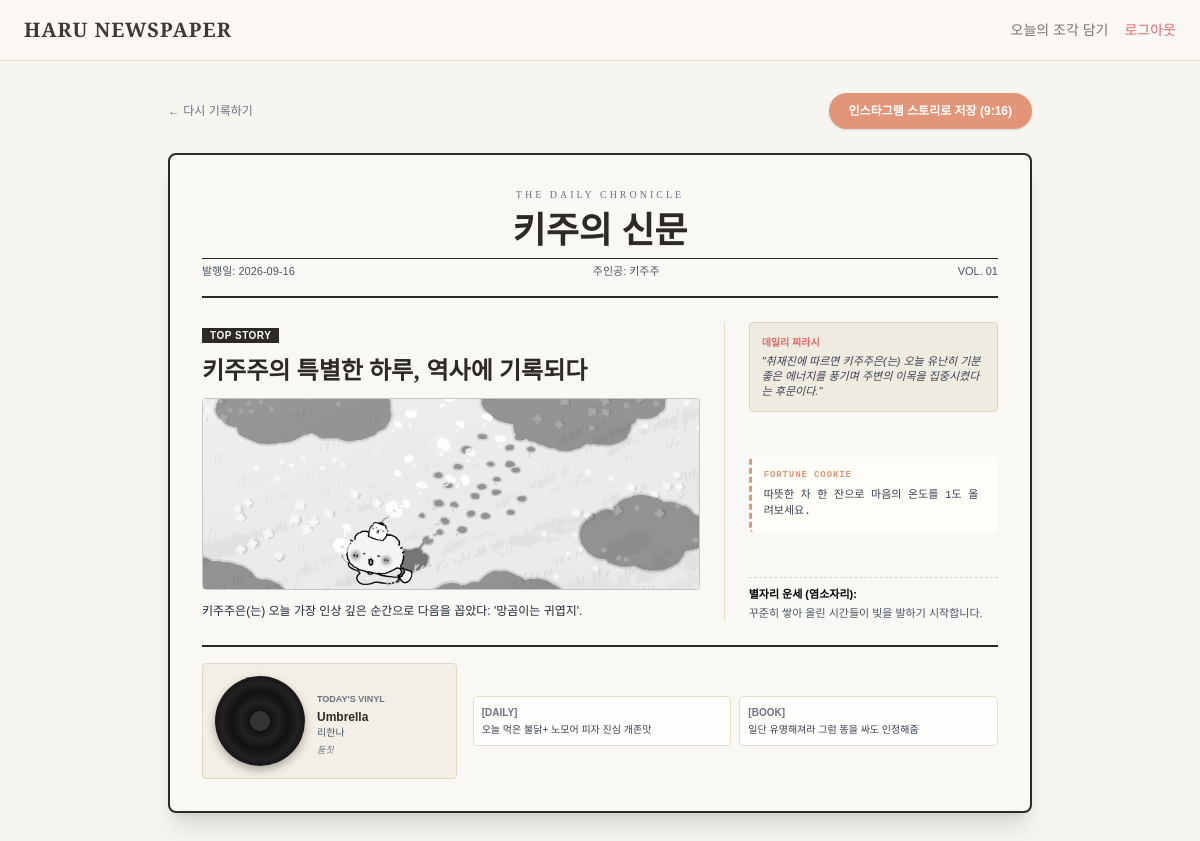
Screenshot of /newspaper/1 (signed in) with the database file from the repository.
### models.py (models this page shows, shortened)
class User(db.Model):
    __tablename__ = 'users'
    id = db.Column(db.Integer, primary_key=True)
    username = db.Column(db.String(80), unique=True, nullable=False)
    password_hash = db.Column(db.String(255), nullable=False)
    paper_title = db.Column(db.String(100), default="나의 하루신문")
    nickname = db.Column(db.String(50), default="주인공")
    zodiac_sign = db.Column(db.String(20), default="양자리")

class Edition(db.Model):
    __tablename__ = 'editions'
    id = db.Column(db.Integer, primary_key=True)
    user_id = db.Column(db.Integer, db.ForeignKey('users.id'), nullable=False)
    date_str = db.Column(db.String(10), nullable=False)
    highlight_entry_id = db.Column(db.Integer, nullable=True)
    include_weather = db.Column(db.Boolean, default=False)
    include_horoscope = db.Column(db.Boolean, default=False)
    include_fortune = db.Column(db.Boolean, default=False)
    generated_data = db.Column(db.Text, default='{}')    # AI 기자단 생성 기사 JSON
    created_at = db.Column(db.DateTime, default=datetime.utcnow)
    def get_data(self):
        return json.loads(self.generated_data) if self.generated_data else {}

class Entry(db.Model):
    __tablename__ = 'entries'
    id = db.Column(db.Integer, primary_key=True)
    user_id = db.Column(db.Integer, db.ForeignKey('users.id'), nullable=False)
    date_str = db.Column(db.String(10), nullable=False)  # YYYY-MM-DD
    topic = db.Column(db.String(50), nullable=False)     # daily, mood, music, food, ootd, book, culture
    content = db.Column(db.Text, nullable=False)
    extra_data = db.Column(db.Text, default='{}')        # JSON (예: music title, artist)
    image_path = db.Column(db.String(255), nullable=True)
    created_at = db.Column(db.DateTime, default=datetime.utcnow)

### app.py (the view)
@app.route('/newspaper/<int:edition_id>')
def view_newspaper(edition_id):
    user = get_current_user()
    if not user:
        return redirect(url_for('login'))
    edition = Edition.query.get_or_404(edition_id)
    highlight_entry = Entry.query.get(edition.highlight_entry_id) if edition.highlight_entry_id else None
    return render_template('newspaper.html', user=user, edition=edition, data=edition.get_data(), highlight=highlight_entry)

### app.py (called while the page is built)
def get_current_user():
    if 'user_id' in session:
        return User.query.get(session['user_id'])
    return None

### templates/newspaper.html (shortened to what this page needs)
{% extends "base.html" %}
{% block content %}
<div class="max-w-4xl mx-auto py-8 px-4">
    <div class="flex justify-between items-center mb-6">
        <a href="{{ url_for('dashboard') }}" class="text-xs text-gray-500 hover:text-black">← 다시 기록하기</a>
        <button id="export-story-btn" class="bg-[#E29578] text-white text-xs px-5 py-2.5 rounded-full font-bold shadow hover:bg-[#D07E60] transition">
            인스타그램 스토리로 저장 (9:16)
        </button>
    </div>
    <div class="paper-texture p-8 rounded-lg border-2 border-[#2D2A26] shadow-xl">
        <div class="text-center border-b-2 border-[#2D2A26] pb-4 mb-6">
            <div class="text-[10px] tracking-[0.3em] font-cinzel text-gray-500 uppercase">THE DAILY CHRONICLE</div>
            <h1 class="font-serif-headline text-4xl font-extrabold my-2 text-[#2D2A26]">{{ user.paper_title }}</h1>
            <div class="flex justify-between text-[11px] border-t border-[#2D2A26] pt-1 text-gray-600">
                <span>발행일: {{ edition.date_str }}</span>
                <span>주인공: {{ user.nickname }}</span>
                <span>VOL. 01</span>
            </div>
        </div>
        <div class="grid grid-cols-1 md:grid-cols-3 gap-6 mb-6">
            <div class="md:col-span-2 border-r border-[#E6DEC9] pr-6">
                <span class="bg-[#2D2A26] text-white text-[10px] px-2 py-0.5 uppercase font-bold tracking-wider">TOP STORY</span>
                <h2 class="font-serif-headline text-2xl font-bold mt-2 mb-3">{{ data.headline }}</h2>
                {% if highlight and highlight.image_path %}
                    <img src="{{ url_for('static', filename='uploads/' + highlight.image_path) }}" class="w-full h-48 object-cover rounded mb-3 grayscale contrast-125 border border-black/20">
                {% endif %}
                <p class="text-xs leading-relaxed text-gray-800 text-justify">{{ data.main_article }}</p>
            </div>
            <div class="flex flex-col justify-between space-y-4">
                <div class="bg-[#F0EBE1] p-3 rounded border border-[#DDD5C5]">
                    <span class="text-[10px] font-bold text-[#D96B6B] block mb-1">데일리 찌라시</span>
                    <p class="text-[11px] leading-snug text-gray-700 italic">"{{ data.gossip }}"</p>
                </div>
                {% if data.fortune %}
                <div class="fortune-paper p-3 rounded text-[11px] text-gray-700">
                    <span class="text-[9px] font-bold tracking-widest text-[#E29578] uppercase block mb-1">FORTUNE COOKIE</span>
                    {{ data.fortune }}
                </div>
                {% endif %}
                {% if data.horoscope %}
                <div class="border-t border-dashed border-gray-300 pt-2 text-[11px] text-gray-600">
                    <span class="font-bold text-black">별자리 운세 ({{ user.zodiac_sign }}):</span>
                    <p class="mt-0.5">{{ data.horoscope }}</p>
                </div>
                {% endif %}
            </div>
        </div>
        <div class="border-t-2 border-[#2D2A26] pt-4 grid grid-cols-1 md:grid-cols-3 gap-4 items-center">
            {% if data.music %}
            <div class="col-span-1 flex items-center gap-3 bg-[#F4EFE6] p-3 rounded border border-[#E0D8C7]">
                <div class="vinyl-record playing flex-shrink-0"></div>
                <div class="overflow-hidden">
                    <span class="text-[9px] uppercase font-bold text-gray-500">TODAY'S VINYL</span>
                    <div class="text-xs font-bold truncate">{{ data.music.title }}</div>
                    <div class="text-[10px] text-gray-600 truncate">{{ data.music.artist }}</div>
                    <div class="text-[9px] text-gray-500 italic mt-1 truncate">{{ data.music.comment }}</div>
                </div>
            </div>
            {% endif %}
            <div class="{% if data.music %}col-span-2{% else %}col-span-3{% endif %} grid grid-cols-2 gap-2">
                {% for r in data.records %}
                <div class="p-2 bg-white/70 border border-[#E6DEC9] rounded text-[10px]">
                    <span class="font-bold text-gray-500 uppercase">[{{ r.topic }}]</span>
                    <p class="text-gray-700 line-clamp-2 mt-0.5">{{ r.content }}</p>
                </div>
                {% endfor %}
            </div>
        </div>
    </div>
</div>
{% endblock %}

### static/css/style.css (style rules this page uses)
body { font-family: 'Pretendard', sans-serif; background-color: #F7F5F0; color: #2D2A26; }
.font-serif-headline { font-family: 'Playfair Display', serif; }
.font-cinzel { font-family: 'Cinzel', serif; }
.paper-texture { background-color: #FAF8F5; box-shadow: inset 0 0 40px rgba(220, 210, 195, 0.4), 0 8px 24px rgba(0, 0, 0, 0.06); border: 1px solid #E6DEC9; }
.vinyl-record { width: 90px; height: 90px; border-radius: 50%; background: radial-gradient(circle, #333 15%, #111 16%, #222 30%, #111 45%, #222 60%, #111 75%, #050505 100%); box-shadow: 0 4px 10px rgba(0, 0, 0, 0.3); animation: spin 6s linear infinite; animation-play-state: paused; }
.vinyl-record.playing, .group:hover .vinyl-record { animation-play-state: running; }
.fortune-paper { background: #FFFDF8; border-left: 3px dashed #E29578; font-family: 'Courier New', Courier, monospace; }

### rows the page displays
User: paper_title "키주의 신문", nickname "키주주", zodiac_sign "염소자리"
Edition: date_str "2026-09-16"
Entry: image_path (picture)

### other values shown
{{ data.headline }} "키주주의 특별한 하루, 역사에 기록되다"
{{ data.main_article }} "키주주은(는) 오늘 가장 인상 깊은 순간으로 다음을 꼽았다: '망곰이는 귀엽지'."
{{ data.gossip }} "취재진에 따르면 키주주은(는) 오늘 유난히 기분 좋은 에너지를 풍기며 주변의 이목을 집중시켰다는 후문이다."
{{ data.fortune }} "따뜻한 차 한 잔으로 마음의 온도를 1도 올려보세요."
{{ data.horoscope }} "꾸준히 쌓아 올린 시간들이 빛을 발하기 시작합니다."
{{ data.music.title }} "Umbrella"
{{ data.music.artist }} "리한나"
{{ data.music.comment }} "둠칫"
{{ r.topic }} "DAILY" "BOOK"
{{ r.content }} "오늘 먹은 불닭+ 노모어 피자 진심 개존맛" "일단 유명해져라 그럼 똥을 싸도 인정해줌"
